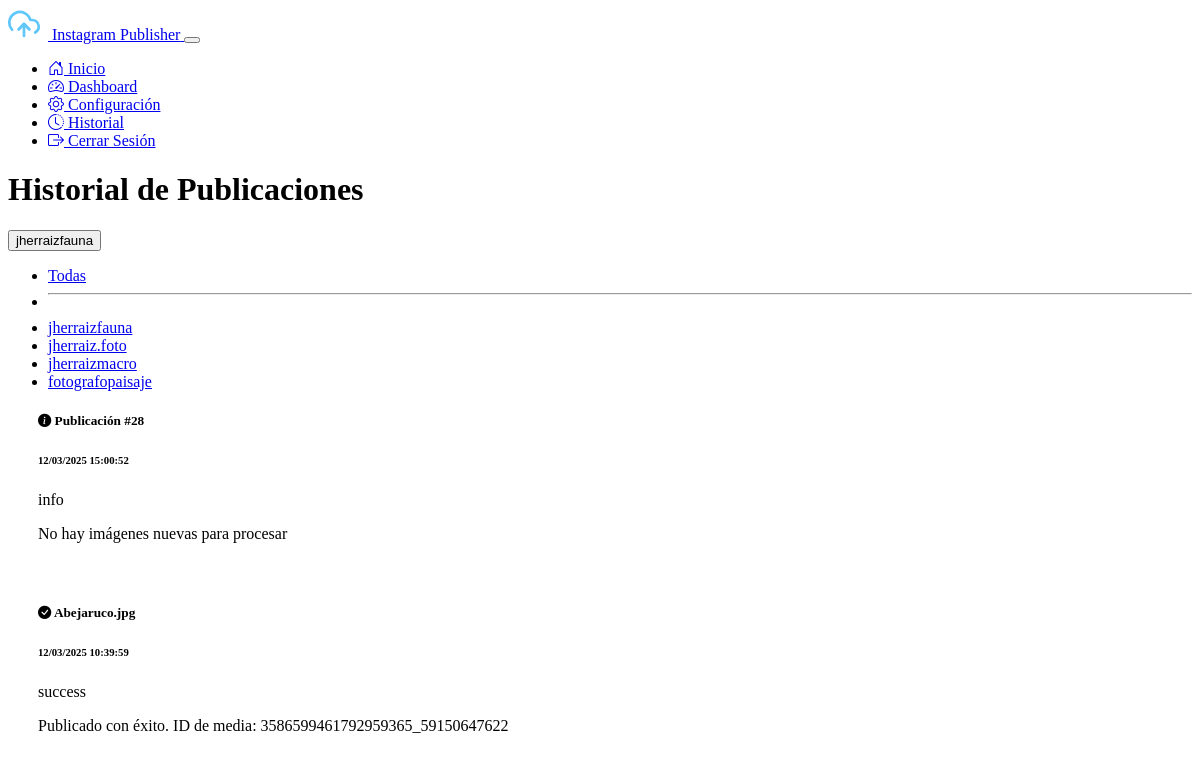
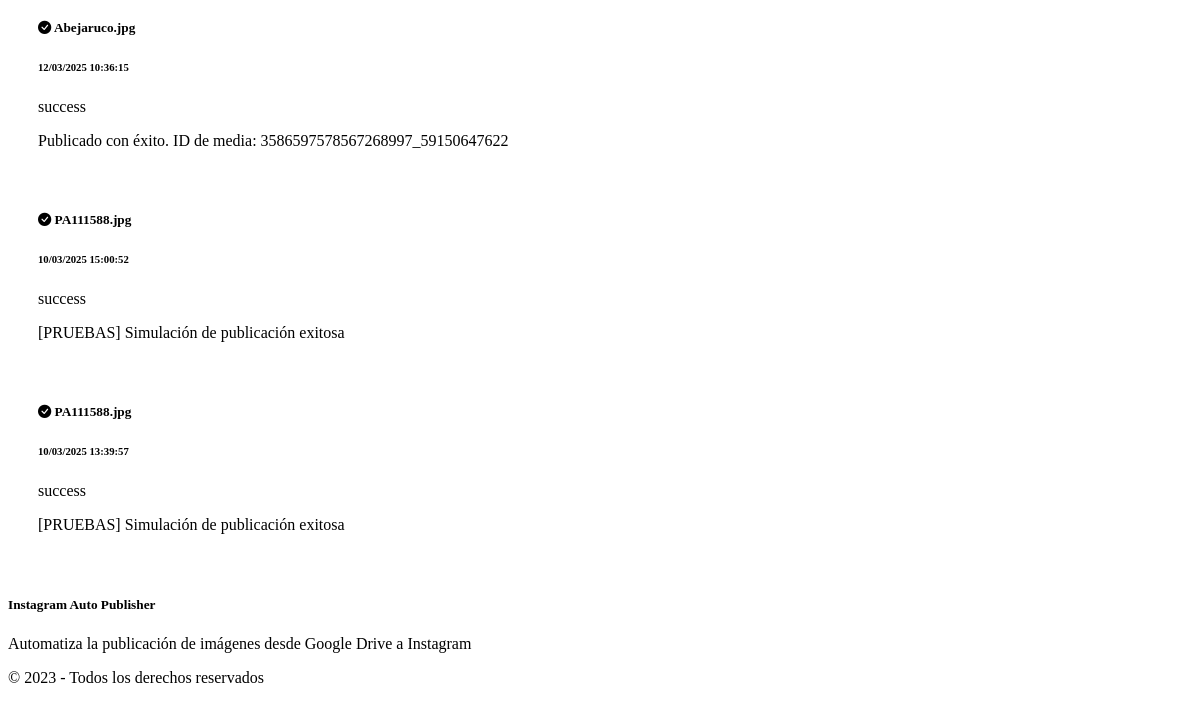
Page /history?account_id=1 (signed in) on the earlier database version (2 pictures, top to bottom).
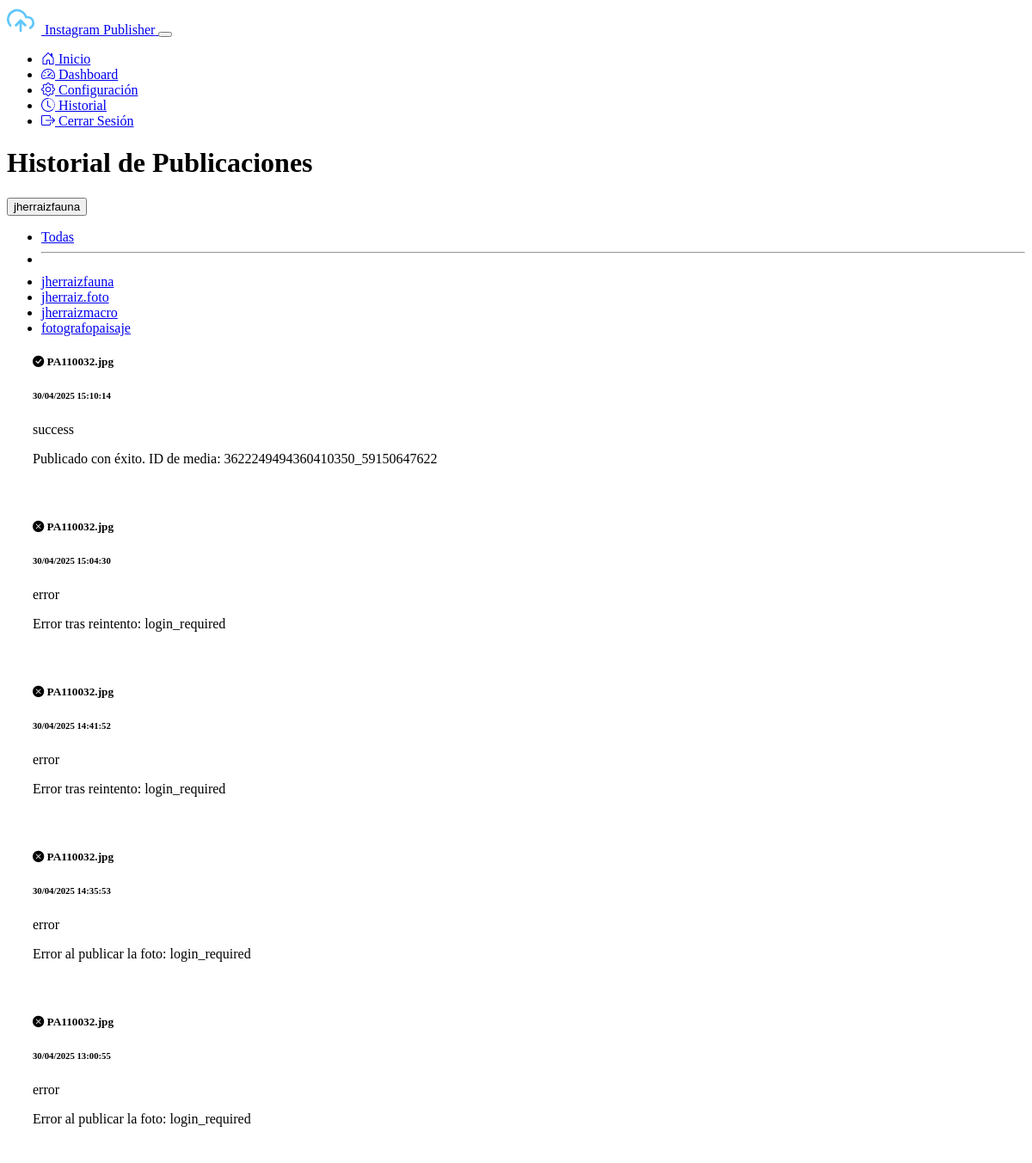
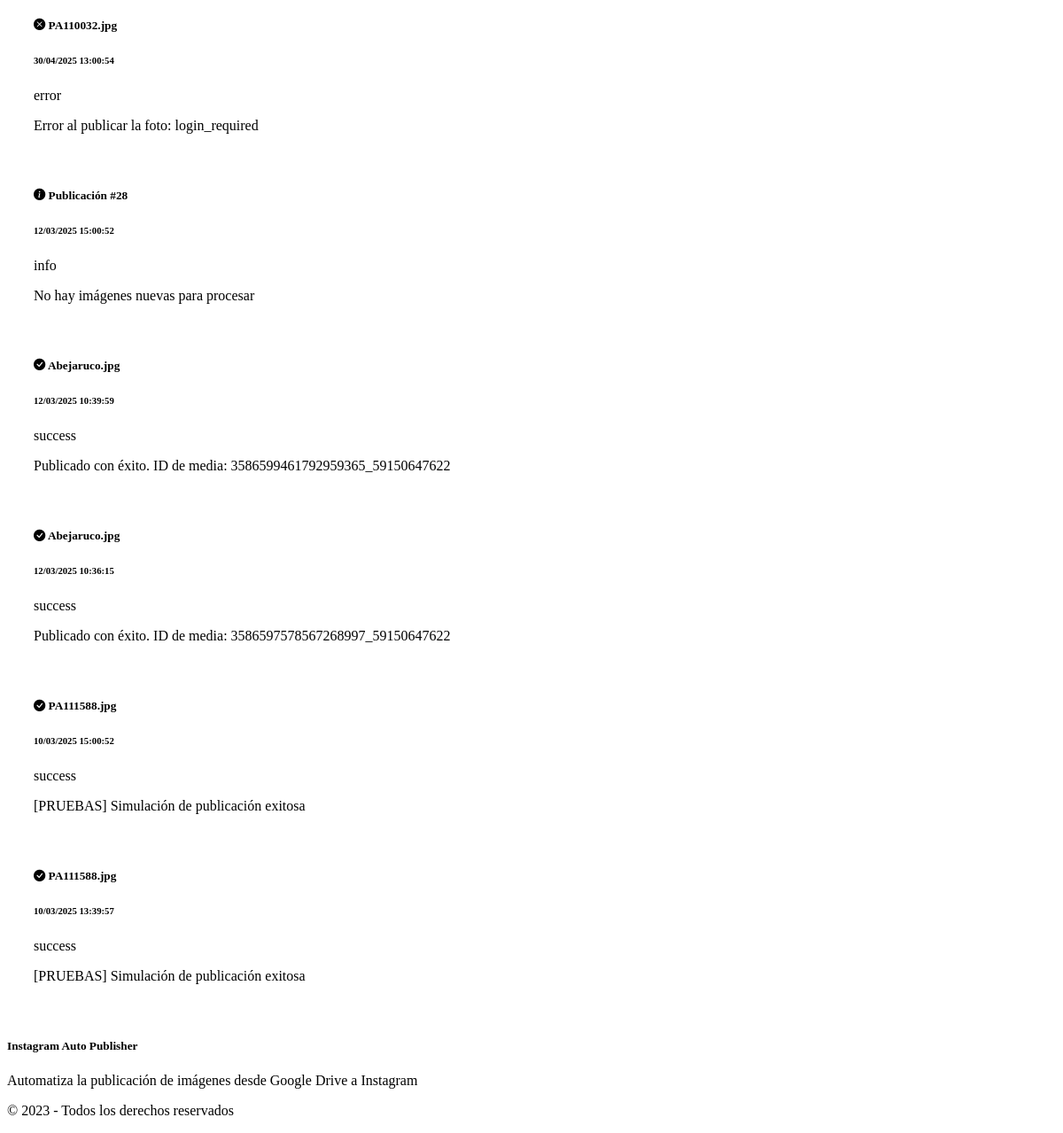
Same page on the later database version (2 pictures, top to bottom).
### models.py (models this page shows)
class Account(db.Model):
    id = db.Column(db.Integer, primary_key=True)
    name = db.Column(db.String(100), nullable=False)
    instagram_username = db.Column(db.String(100), nullable=False)
    instagram_password = db.Column(db.String(100), nullable=False)
    google_credentials = db.Column(db.Text)
    folder_id = db.Column(db.String(100))
    gemini_api_key = db.Column(db.String(100))
    created_at = db.Column(db.DateTime, default=datetime.utcnow)
    updated_at = db.Column(db.DateTime, default=datetime.utcnow, onupdate=datetime.utcnow)
    publications = db.relationship('PublicationHistory', backref='account', lazy=True)
    gemini_prompt = db.Column(db.Text, default="Describe la imagen que te envío con un texto continuo ideal para un pie de foto en Instagram. Identifica la especie del ave y proporciona detalles sobre su aspecto, hábitat y distribución, manteniendo un tono natural, atractivo y animado. Incluye emojis y hashtags adecuados para resaltar la belleza de la naturaleza y la fotografía de aves. Con enfoque en la fotografía. Responde únicamente con el texto solicitado, sin añadir introducciones ni comentarios adicionales.")
    morning_post = db.Column(db.Boolean, default=True)
    morning_time = db.Column(db.String(5), default="08:00")
    afternoon_post = db.Column(db.Boolean, default=True)
    afternoon_time = db.Column(db.String(5), default="15:00")
    evening_post = db.Column(db.Boolean, default=True)
    evening_time = db.Column(db.String(5), default="22:00")

class PublicationHistory(db.Model):
    id = db.Column(db.Integer, primary_key=True)
    account_id = db.Column(db.Integer, db.ForeignKey('account.id'), nullable=False)
    timestamp = db.Column(db.DateTime, default=datetime.utcnow)
    status = db.Column(db.String(20))
    details = db.Column(db.Text)
    image_name = db.Column(db.String(255), nullable=True)

### app.py (the view)
@app.route('/history')
@login_required
def history():
    account_id = request.args.get('account_id', type=int)
    if account_id:
        account = Account.query.get_or_404(account_id)
        publications = PublicationHistory.query.filter_by(account_id=account_id).order_by(PublicationHistory.timestamp.desc()).all()
        return render_template('history.html', publications=publications, account=account, accounts=Account.query.all())
    else:
        publications = PublicationHistory.query.order_by(PublicationHistory.timestamp.desc()).all()
        return render_template('history.html', publications=publications, account=None, accounts=Account.query.all())

### app.py (called while the page is built)
@login_manager.user_loader
def load_user(user_id):
    return User.query.get(int(user_id))

### templates/history.html (shortened to what this page needs)
{% extends 'base.html' %}
{% block content %}
<div class="container">
    <div class="d-flex justify-content-between align-items-center mb-4">
        <h1>Historial de Publicaciones</h1>
        <div class="dropdown">
            <button class="btn btn-outline-secondary dropdown-toggle" type="button" id="accountFilterDropdown" data-bs-toggle="dropdown" aria-expanded="false">
                {% if account %}
                {{ account.name }}
                {% else %}
                Todas las cuentas
                {% endif %}
            </button>
            <ul class="dropdown-menu" aria-labelledby="accountFilterDropdown">
                <li><a class="dropdown-item" href="{{ url_for('history') }}">Todas</a></li>
                <li><hr class="dropdown-divider"></li>
                {% for acc in accounts %}
                <li><a class="dropdown-item" href="{{ url_for('history', account_id=acc.id) }}">{{ acc.name }}</a></li>
                {% endfor %}
            </ul>
        </div>
    </div>
    {% if publications %}
    <div class="row">
        <div class="col-md-12">
            <div class="card">
                <div class="card-body">
                    <div class="timeline">
                        {% for pub in publications %}
                        <div class="timeline-item {{ pub.status }}">
                            <div class="card mb-3 history-item {{ pub.status }}">
                                <div class="card-body">
                                    <div class="d-flex justify-content-between align-items-start">
                                        <div>
                                            <h5 class="card-title mb-1">
                                                {% if pub.status == 'success' %}
                                                <i class="bi bi-check-circle-fill text-success"></i>
                                                {% elif pub.status == 'error' %}
                                                <i class="bi bi-x-circle-fill text-danger"></i>
                                                {% else %}
                                                <i class="bi bi-info-circle-fill text-info"></i>
                                                {% endif %}
                                                {% if pub.image_name %}
                                                {{ pub.image_name }}
                                                {% else %}
                                                Publicación #{{ pub.id }}
                                                {% endif %}
                                            </h5>
                                            <h6 class="card-subtitle text-muted mb-2">
                                                {{ pub.timestamp.strftime('%d/%m/%Y %H:%M:%S') }}
                                            </h6>
                                        </div>
                                        <span class="badge {% if pub.status == 'success' %}bg-success{% elif pub.status == 'error' %}bg-danger{% else %}bg-info{% endif %}">
                                            {{ pub.status }}
                                        </span>
                                    </div>
                                    <p class="card-text">
                                        {% if pub.details %}
                                        {{ pub.details }}
                                        {% else %}
                                        <em>No hay detalles disponibles</em>
                                        {% endif %}
                                    </p>
                                </div>
                            </div>
                        </div>
                        {% endfor %}
                    </div>
                </div>
            </div>
        </div>
    </div>
    {% else %}
    <div class="alert alert-info">
        <h5>No hay publicaciones en el historial</h5>
        <p>Aún no se han realizado publicaciones{% if account %} para esta cuenta{% endif %}.</p>
    </div>
    {% endif %}
</div>
{% endblock %}

Differences in the rows shown:
added PublicationHistory: image_name "PA110032.jpg", timestamp "30/04/2025 15:10:14", status "success", details "Publicado con éxito. ID de media: 3622249494360410350_59150647622"
added PublicationHistory: image_name "PA110032.jpg", timestamp "30/04/2025 15:04:30", status "error", details "Error tras reintento: login_required"
added PublicationHistory: image_name "PA110032.jpg", timestamp "30/04/2025 14:41:52", status "error", details "Error tras reintento: login_required"
added PublicationHistory: image_name "PA110032.jpg", timestamp "30/04/2025 14:35:53", status "error", details "Error al publicar la foto: login_required"
added PublicationHistory: image_name "PA110032.jpg", timestamp "30/04/2025 13:00:55", status "error", details "Error al publicar la foto: login_required"
added PublicationHistory: image_name "PA110032.jpg", timestamp "30/04/2025 13:00:54", status "error", details "Error al publicar la foto: login_required"
